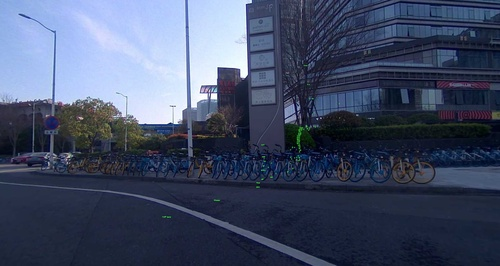
#> input picture Images/LIDAR_OVERLAP_TESTS/Test_8/cam07_000076_1616343528200.jpg, 500 x 266 px, shrunk from 1920 x 1020 before the run, found by its file name
$ python Image_Stitching.py
#> lines starting #> are read from the running program, lines starting #| are printed output that depends on the picture

import numpy as np
import os
import cv2 as cv


img1 = cv.imread(r"C:\Users\evans\OneDrive - University of Southampton\Desktop\Year 3\Year 3 Project\Overlap_Project_Programme\pythonProject1\Images\LIDAR_OVERLAP_TESTS\Test_8\cam07_000076_1616343528200.jpg")
#> img1 is the input picture: shape (266, 500, 3); mean B, G, R 102.1, 76.9, 66.7
img2 = cv.imread(r"C:\Users\evans\OneDrive - University of Southampton\Desktop\Year 3\Year 3 Project\Overlap_Project_Programme\pythonProject1\Images\LIDAR_OVERLAP_TESTS\Test_8\cam08_000076_1616343528200.jpg")
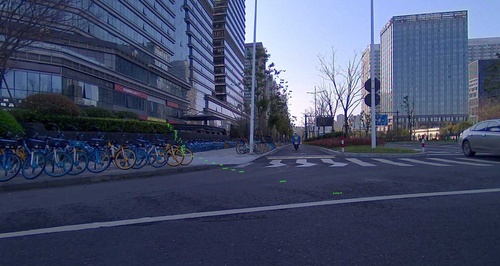
#> input picture Images/LIDAR_OVERLAP_TESTS/Test_8/cam08_000076_1616343528200.jpg, 500 x 266 px, shrunk from 1920 x 1020 before the run, found by its file name
#> img2 is the input picture: shape (266, 500, 3); mean B, G, R 105.7, 77.4, 69

side_by_side1 = np.concatenate((img1, img2), axis=1)
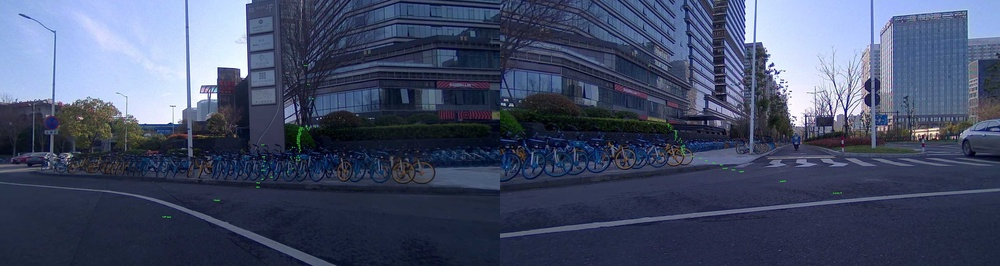
#> side_by_side1: shape (266, 1000, 3); mean B, G, R 103.9, 77.2, 67.9
output_dir = r'C:\Users\evans\OneDrive - University of Southampton\Desktop\Year 3\Year 3 Project\Overlap_Project_Programme\pythonProject1\Images\Stitched_Images'
side_by_side1_path = os.path.join(output_dir, 'side_by_side1.jpg')
cv.imwrite(side_by_side1_path, side_by_side1)
